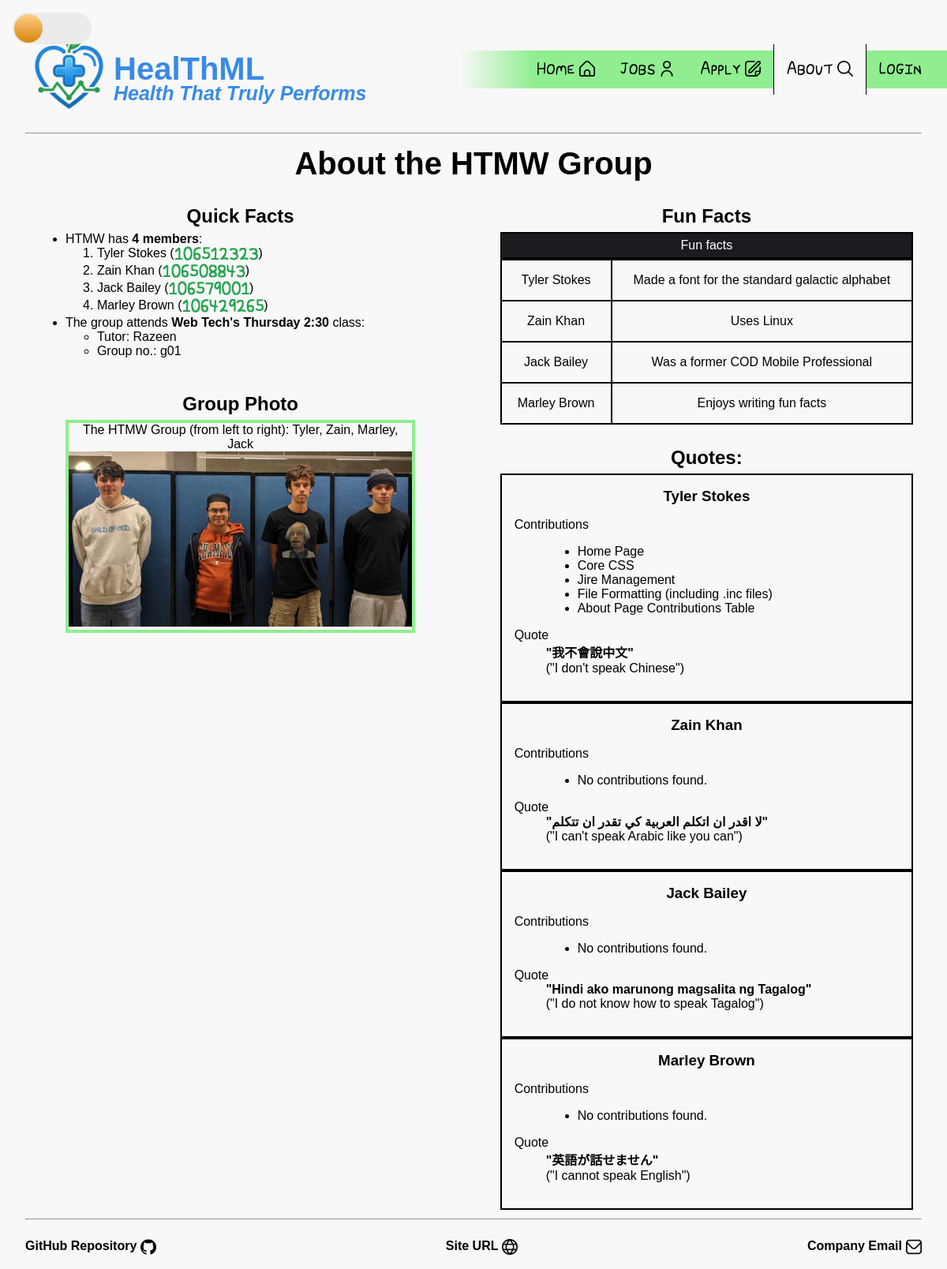
/about/index.php, run on an earlier commit of the app's database.
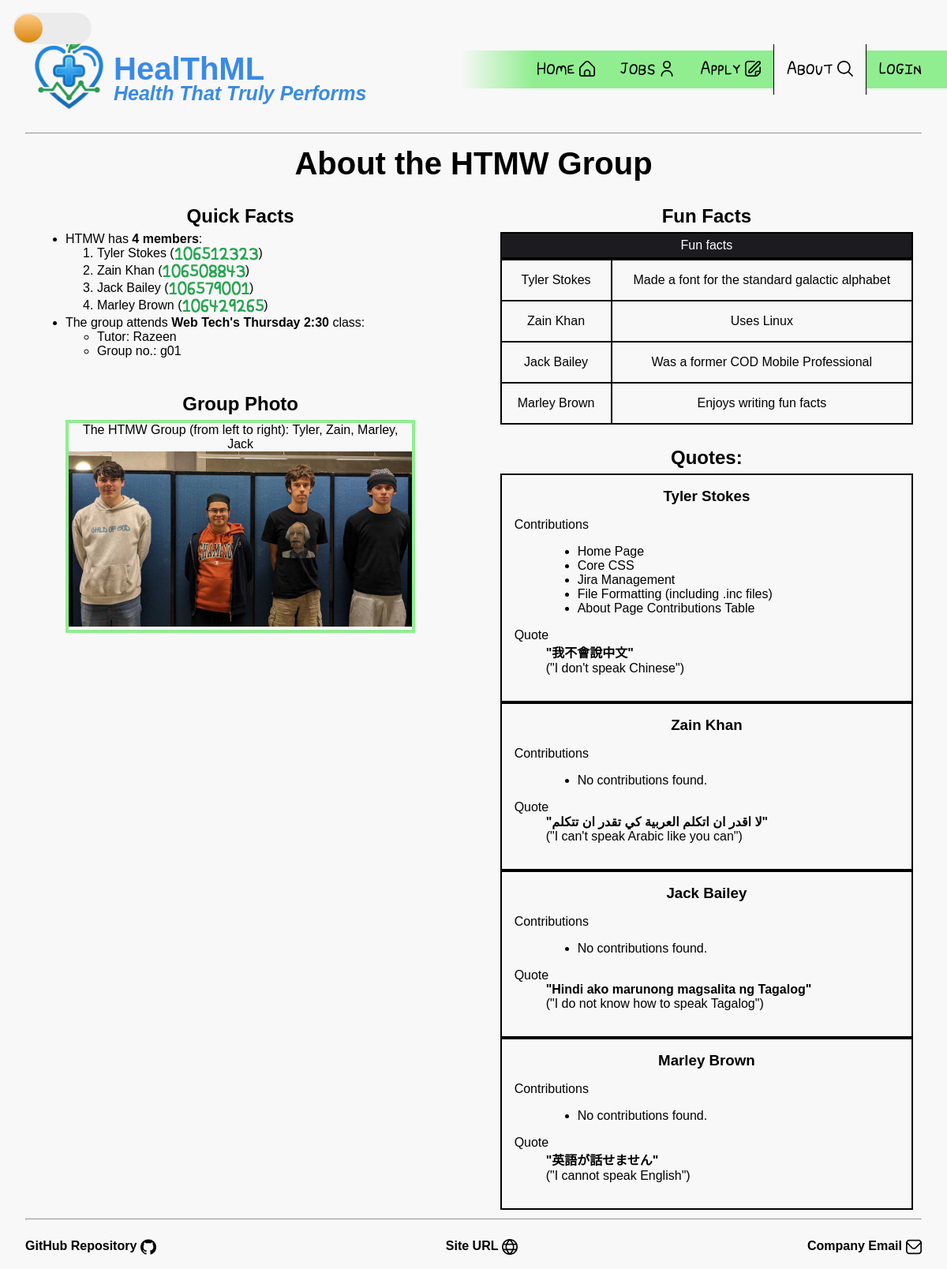
And on a later commit of the database.
### tables this page shows
CREATE TABLE `about` (
  `Person` set('Tyler','Marley','Zain','Jack') NOT NULL,
  `Work ID` int NOT NULL,
  `Contribution` varchar(100) NOT NULL
);

### about/index.php (the view, shortened to what this page needs)
<?php
    $current_page = 'About';
    include '../include/header.inc';
?>
    <main id="main-content">
      <h1>About the HTMW Group</h1>
      <div class="content_left">
        <section id="intro">
          <h2>Quick Facts</h2>
          <ul>
            <li>HTMW has <strong>4 members</strong>:
              <ol>
                <li>Tyler Stokes (<span class="student_id">106512323</span>)</li>
                <li>Zain Khan (<span class="student_id">106508843</span>)</li>
                <li>Jack Bailey (<span class="student_id">106579001</span>)</li>
                <li>Marley Brown (<span class="student_id">106429265</span>)</li>
              </ol>
            </li>
            <li>The group attends <strong>Web Tech's Thursday 2:30</strong> class:
              <ul>
                <li>Tutor: Razeen</li>
                <li>Group no.: g01</li>
              </ul>
            </li>
          </ul>
        </section>
        <section id="photo">
          <h2>Group Photo</h2>
          <figure>
            <figcaption>The HTMW Group (from left to right): Tyler, Zain, Marley, Jack</figcaption>
            <img class="expand" id="group_photo" src="../images/about/img_group.jpg"
              alt="Group picture featuring 4 people" title="group photo" loading="lazy">
          </figure>
        </section>
      </div>
      <div class="content_right">
        <section id="funfacts">
          <h2>Fun Facts</h2>
          <table>
            <caption>Fun facts</caption>
            <tr>
              <td>Tyler Stokes</td>
              <td>Made a font for the standard galactic alphabet</td>
            </tr>
            <tr>
              <td>
                Zain Khan
              </td>
              <td>
                Uses Linux
              </td>
            </tr>
            <tr>
              <td>
                Jack Bailey
              </td>
              <td>
                Was a former COD Mobile Professional
              </td>
            </tr>
            <tr>
              <td>
                Marley Brown
              </td>
              <td>
                Enjoys writing fun facts
              </td>
            </tr>
          </table>
        </section>
          <?php
          require_once "../settings.php";
          $connection = @mysqli_connect($host, $user, $pwd, $sql_db);
          $sql = "SELECT * FROM about";
          $result = mysqli_query($connection, $sql);
          ?>
        <section id="quotes">
          <h2>Quotes:</h2>
          <div class="quote_entry">
            <h3>Tyler Stokes</h3>
            <dl>
              <dt>Contributions</dt>
              <dd>
                <ul>
                    <?php
                    if (mysqli_num_rows($result) > 0) {
                        while ($row = mysqli_fetch_assoc($result)) {
                            if ($row['Person'] == 'Tyler') {
                                echo "<li>" . $row['Contribution'] . "</li>";
                            }
                        }
                    }
                    ?>
                </ul>
              </dd>
              <dt>Quote</dt>
              <dd><strong>"我不會說中文"</strong><br>
                ("I don't speak Chinese")</dd>
            </dl>
          </div>
          <div class="quote_entry">
            <h3>Zain Khan</h3>
            <dl>
              <dt>Contributions</dt>
              <dd>
                <ul>
                    <?php
                    $contribution_found = false;
                    if (!$contribution_found) {
                        echo "<li>No contributions found.</li>";
                    }
                    ?>
                </ul>
              </dd>
              <dt>Quote</dt>
              <dd><strong>"لا اقدر ان اتكلم العربية كي تقدر ان تتكلم"</strong><br>
                ("I can't speak Arabic like you can")</dd>
            </dl>
          </div>
          <div class="quote_entry">
            <h3>Jack Bailey</h3>
            <dl>
              <dt>Contributions</dt>
              <dd>
                <ul>
                    <?php
                    $contribution_found = false;
                    if (!$contribution_found) {
                        echo "<li>No contributions found.</li>";
                    }
                    ?>
                </ul>
              </dd>
              <dt>Quote</dt>
              <dd><strong>"Hindi ako marunong magsalita ng Tagalog"</strong><br>
                ("I do not know how to speak Tagalog")</dd>
            </dl>
          </div>
          <div class="quote_entry">
            <h3>Marley Brown</h3>
            <dl>
              <dt>Contributions</dt>
              <dd>
                <ul>
                    <?php
                    $contribution_found = false;
                    if (!$contribution_found) {
                        echo "<li>No contributions found.</li>";
                    }
                    ?>
                </ul>
              </dd>
              <dt>Quote</dt>
              <dd><strong>"英語が話せません"</strong></dd>
              <dd>("I cannot speak English")</dd>
            </dl>
          </div>
        </section>
      </div>
    </main>
    <?php include '../include/footer.inc'; ?>

### include/header.inc (shortened to what this page needs)
<!DOCTYPE html>
<html lang="en-au">
<head>
    <link rel="stylesheet" type="text/css" href="styles/style.css">
    <link rel="stylesheet" href="https://cdnjs.cloudflare.com/ajax/libs/font-awesome/5.15.3/css/all.min.css">
    <?php
    $prefix = "..";
    if ($current_page == 'Home') {
        $prefix = ".";
        $stylesheet = 'styles/index_style.css';
    } elseif ($current_page == 'Jobs') {
        $stylesheet = '../styles/jobs_style.css';
    } elseif ($current_page == 'Apply') {
        $stylesheet = '../styles/apply_style.css';
    } elseif ($current_page == 'About') {
        $stylesheet = '../styles/about_style.css';
    } elseif ($current_page == 'Login') {
        $stylesheet = '../styles/manage_style.css';
    } elseif ($current_page == 'Manage') {
        $stylesheet = '../styles/manage_style.css';
    } else {
          $stylesheet = '../styles/style.css';
    }
    echo ("<link rel='stylesheet' type='text/css' href=$stylesheet>");
    ?>
</head>
<body>
<div class="toggle-bg">
    <div class="toggle-wrapper">
        <a href="#dark" class="persistence-link link-dark" aria-hidden="true" aria-label="switch to dark mode toggle"></a>
    </div>
</div>
<div class="background">
    <header>
        <a class="logo" href="<?php echo($prefix);?>..#light">
            <img src="<?php echo($prefix);?>/images/logo_transparent.png" alt="Company Logo">
            <div class="logo_text">
                <h1>HealThML</h1>
                <h2 style="font-size:25px;"><em>Health That Truly Performs</em></h2>
            </div>
        </a>
        <nav id="nav-light" class='nav-style'>
            <ul>
                <li<?php echo($current_page == 'Home' ? ' class="nav_active"' :'');?>><a href="<?php echo($prefix);?>/#light">Home<img class="icon" src="<?php echo($prefix);?>/images/icons/home-icon-light.png" alt=""></a></li>
                <li<?php echo($current_page == 'Jobs' ? ' class="nav_active"' :'');?>><a href="<?php echo($prefix);?>/jobs#light">Jobs<img class="icon" src="<?php echo($prefix);?>/images/icons/jobs-icon-light.png" alt=""></a></li>
                <li<?php echo($current_page == 'Apply' ? ' class="nav_active"' :'');?>><a href="<?php echo($prefix);?>/apply#light">Apply<img class="icon" src="<?php echo($prefix);?>/images/icons/apply-icon-light.png" alt=""></a></li>
                <li<?php echo($current_page == 'About' ? ' class="nav_active"' :'');?>><a href="<?php echo($prefix);?>/about#light">About<img class="icon" src="<?php echo($prefix);?>/images/icons/about-icon-light.png" alt=""></a></li>
                <li<?php echo($current_page == 'Login' ? ' class="nav_active"' :'');?>><a href="<?php echo($prefix);?>/login#light">Login</a></li>
            </ul>
        </nav>
    </header>
    <hr>

### include/footer.inc (shortened to what this page needs)
            <hr style="clear:both">
            <footer>
                <p><a href="https://github.com/106429465/razeen-thurs-230-g01-part2">GitHub Repository
                    <img class="icon icon-light-mode" src="<?php echo($prefix);?>/images/icons/github-icon-light.png" alt="">
                </a></p>
                <p><a href="https://healthml.site">Site URL
                    <img class="icon icon-light-mode" src="<?php echo($prefix);?>/images/icons/website-icon-light.png" alt="">
                </a></p>
                <p><a href="mailto:admin@healthml.site">Company Email
                    <img class="icon icon-light-mode" src="<?php echo($prefix);?>/images/icons/email-icon-light.png" alt="">
                </a></p>
            </footer>
        </div>
    </body>
</html>

### styles/style.css (style rules this page uses)
* { transition: background-color 0.4s ease, color 0.4s ease, border-color 0.4s ease, box-shadow 0.4s ease; }
a { text-decoration: none !important; }
:root, :root:has(#main-light:target), :root:has(#light:target) { --bg: white; --text: black; --toggle-bg: #ebebeb; --gradient-bg1: #ffcc89; --gradient-bg2: #d8860b; --label-left: 2px; --primary-color: lime; --secondary-color: lightgray; --accent-color: lightgreen; --text-color: black; --link-color: #1E5128; --background-color: #f8f8f8; --button-color: #000000; --button-background-color: #ffffff; --button-hover-background-color: #cccccc; --search-color: #d5efd5; --table-color: black; --background-image: url("../images/img_background_light.svg"); }
*:not(.nav-style *) { box-sizing: border-box; }
a:not(.logo):not(.persistence-link):not(.skip-link):not(.link-dark) { display: inline-block !important; visibility: visible !important; opacity: 1 !important; }
.persistence-link { position: absolute; top: 0; left: 0; width: 100px; height: 40px; z-index: 10; text-decoration: none; }
.persistence-link::after { content: none !important; }
.toggle-bg { position: absolute; width: 100px; height: 40px; border-radius: 40px; background-color: var(--toggle-bg); transition: 0.3s; z-index: 1; }
.toggle-bg::after { content: ""; position: absolute; top: 2px; left: var(--label-left); width: 36px; height: 36px; border-radius: 50%; background: linear-gradient(180deg, var(--gradient-bg1), var(--gradient-bg2)); transition: all 0.3s ease-in-out; }
#nav-light { display: inline-block; }
.toggle-bg, .toggle-wrapper { position: absolute; top: 1em; left: 1em; }
.nav-style { text-align: center; background-image: linear-gradient(to left, var(--accent-color) 85%, transparent 100%); padding: 0 1em 0 5em; position: absolute; height: 3em; right: 0; font-family: imperitum, cursive; }
.nav-style ul { margin: 0; padding: 0; display: inline-flex; list-style-type: none; }
.nav-style ul li { text-align: center; padding: 1em; top: -0.5em; align-content: center; position: relative; display: inline-block; }
.nav_active { cursor: default; pointer-events: none; border-left: 1px solid var(--text) !important; border-right: 1px solid var(--text) !important; height: 2em; top: -0.5em; padding: 0 0 0 0; background-color: var(--background-color); }
main { view-transition-name: main-content; }
header { display: flex; align-items: center; justify-content: center; color: #1678c3; padding-bottom: 1em; }
@media (max-width: 1420px) { header { justify-content: flex-start; } }
@media (max-width: 1420px) { .toggle-wrapper { position: absolute !important; top: 10px !important; left: 50% !important; } }
.logo { justify-content: center; display: flex; align-items: center; color: #398AE6; }
header img { width: 7em; height: auto; }
header h1 { margin: 1em 0 0 0; padding: 0; }
body { background-color: var(--background-color); color: var(--text-color); font-family: 'Arial', sans-serif; margin: 0; display: flex; height: 100%; box-sizing: border-box; }
html { height: 100%; }
.background { color: var(--text-color); font-family: 'Arial', sans-serif; width: 100%; min-height: 100%; padding: 2rem 2rem; }
a:not(.logo):not(.skip-link):not(.persistence-link) { position: relative; display: inline-block; text-decoration: none; color: var(--text); }
a:not(.logo):not(.nav-style *) { font-weight: bold; color: var(--link-color); }
a:not(.logo):not(.persistence-link):not(.skip-link)::after { content: ''; position: absolute; left: 0; right: 0; transform: scaleX(0); height: 2px; bottom: 0; background-color: var(--text-color); transform-origin: bottom right; transition: transform 0.25s ease-out; }
a:not(.logo):not(.nav-style *)::after { background-color: var(--link-color); }
a:not(.logo)::after { transition: background-color 0.4s ease; }
body { position: relative; background-color: var(--background-color); }
hr { background-color: var(--background-color); }
footer { background-color: var(--background-color); display: flex; justify-content: space-between; }
footer a { z-index: 1; }
.expand { transition-property: all; transition-duration: 0.3s; transition-timing-function: ease; }
.icon { height: 20px; width: auto; float: inline-end; margin-left: 5px; margin-bottom: 2px; }
.icon-light-mode { display: inline-block; }

### include/header.inc (style rules this page uses)
h1 { line-height: 20px; font-size: 40px; }
h2 { line-height: 0px; }

What changed in the data, as far as the page shows it:
changed about: Contribution "Jire Management" → "Jira Management"
